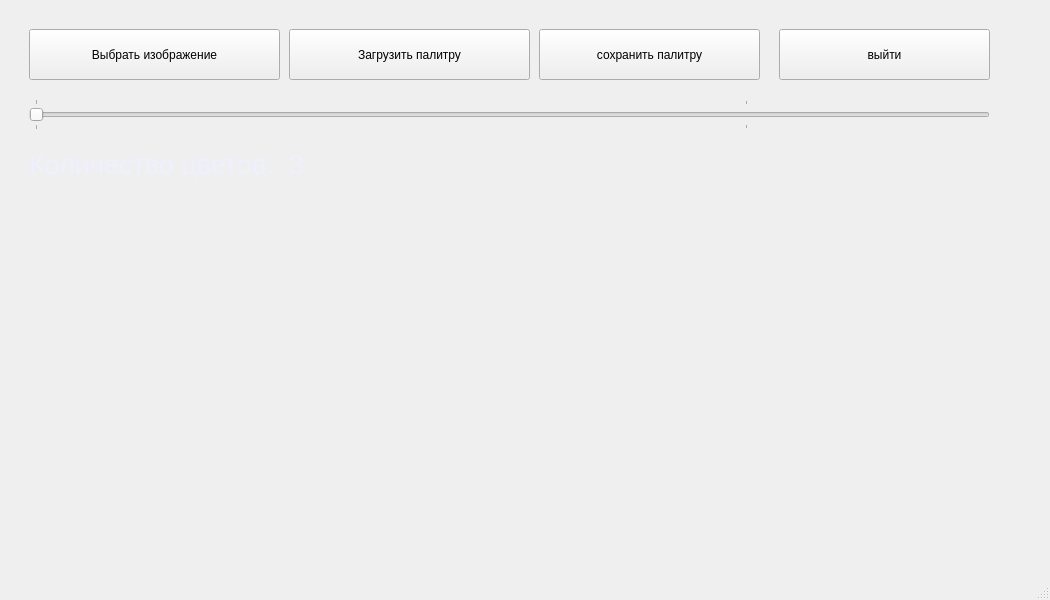
<?xml version="1.0" encoding="UTF-8"?>
<ui version="4.0">
 <class>MainWindow</class>
 <widget class="QMainWindow" name="MainWindow">
  <property name="geometry">
   <rect>
    <x>0</x>
    <y>0</y>
    <width>1050</width>
    <height>600</height>
   </rect>
  </property>
  <property name="minimumSize">
   <size>
    <width>1050</width>
    <height>600</height>
   </size>
  </property>
  <property name="windowTitle">
   <string>Генерация палитры</string>
  </property>
  <widget class="QWidget" name="centralwidget">
   <layout class="QHBoxLayout" name="horizontalLayout">
    <item>
     <widget class="QWidget" name="widget" native="true">
      <widget class="QPushButton" name="selectButton">
       <property name="geometry">
        <rect>
         <x>20</x>
         <y>20</y>
         <width>251</width>
         <height>51</height>
        </rect>
       </property>
       <property name="text">
        <string>Выбрать изображение</string>
       </property>
      </widget>
      <widget class="QPushButton" name="saveButton">
       <property name="geometry">
        <rect>
         <x>530</x>
         <y>20</y>
         <width>221</width>
         <height>51</height>
        </rect>
       </property>
       <property name="text">
        <string>сохранить палитру</string>
       </property>
      </widget>
      <widget class="QPushButton" name="exitButton">
       <property name="geometry">
        <rect>
         <x>770</x>
         <y>20</y>
         <width>211</width>
         <height>51</height>
        </rect>
       </property>
       <property name="text">
        <string>выйти</string>
       </property>
      </widget>
      <widget class="QSlider" name="horizontalSlider">
       <property name="geometry">
        <rect>
         <x>20</x>
         <y>90</y>
         <width>961</width>
         <height>31</height>
        </rect>
       </property>
       <property name="minimum">
        <number>3</number>
       </property>
       <property name="maximum">
        <number>15</number>
       </property>
       <property name="orientation">
        <enum>Qt::Horizontal</enum>
       </property>
       <property name="tickPosition">
        <enum>QSlider::TicksBothSides</enum>
       </property>
       <property name="tickInterval">
        <number>9</number>
       </property>
      </widget>
      <widget class="QLabel" name="label">
       <property name="geometry">
        <rect>
         <x>20</x>
         <y>130</y>
         <width>291</width>
         <height>51</height>
        </rect>
       </property>
       <property name="palette">
        <palette>
         <active>
          <colorrole role="WindowText">
           <brush brushstyle="SolidPattern">
            <color alpha="255">
             <red>203</red>
             <green>203</green>
             <blue>217</blue>
            </color>
           </brush>
          </colorrole>
          <colorrole role="Button">
           <brush brushstyle="SolidPattern">
            <color alpha="255">
             <red>45</red>
             <green>134</green>
             <blue>217</blue>
            </color>
           </brush>
          </colorrole>
          <colorrole role="Window">
           <brush brushstyle="SolidPattern">
            <color alpha="255">
             <red>22</red>
             <green>14</green>
             <blue>14</blue>
            </color>
           </brush>
          </colorrole>
         </active>
         <inactive>
          <colorrole role="WindowText">
           <brush brushstyle="SolidPattern">
            <color alpha="255">
             <red>239</red>
             <green>239</green>
             <blue>255</blue>
            </color>
           </brush>
          </colorrole>
          <colorrole role="Button">
           <brush brushstyle="SolidPattern">
            <color alpha="255">
             <red>45</red>
             <green>134</green>
             <blue>217</blue>
            </color>
           </brush>
          </colorrole>
          <colorrole role="Window">
           <brush brushstyle="SolidPattern">
            <color alpha="255">
             <red>203</red>
             <green>203</green>
             <blue>217</blue>
            </color>
           </brush>
          </colorrole>
         </inactive>
         <disabled>
          <colorrole role="WindowText">
           <brush brushstyle="SolidPattern">
            <color alpha="255">
             <red>120</red>
             <green>120</green>
             <blue>120</blue>
            </color>
           </brush>
          </colorrole>
          <colorrole role="Button">
           <brush brushstyle="SolidPattern">
            <color alpha="255">
             <red>45</red>
             <green>134</green>
             <blue>217</blue>
            </color>
           </brush>
          </colorrole>
          <colorrole role="Window">
           <brush brushstyle="SolidPattern">
            <color alpha="255">
             <red>203</red>
             <green>203</green>
             <blue>217</blue>
            </color>
           </brush>
          </colorrole>
         </disabled>
        </palette>
       </property>
       <property name="font">
        <font>
         <family>Cantarell</family>
         <pointsize>20</pointsize>
         <weight>50</weight>
         <bold>false</bold>
         <strikeout>false</strikeout>
         <stylestrategy>PreferDefault</stylestrategy>
         <kerning>true</kerning>
        </font>
       </property>
       <property name="text">
        <string>Количество цветов:</string>
       </property>
      </widget>
      <widget class="QLabel" name="numbers">
       <property name="geometry">
        <rect>
         <x>280</x>
         <y>130</y>
         <width>181</width>
         <height>51</height>
        </rect>
       </property>
       <property name="palette">
        <palette>
         <active>
          <colorrole role="WindowText">
           <brush brushstyle="SolidPattern">
            <color alpha="255">
             <red>203</red>
             <green>203</green>
             <blue>217</blue>
            </color>
           </brush>
          </colorrole>
          <colorrole role="Button">
           <brush brushstyle="SolidPattern">
            <color alpha="255">
             <red>45</red>
             <green>134</green>
             <blue>217</blue>
            </color>
           </brush>
          </colorrole>
          <colorrole role="Window">
           <brush brushstyle="SolidPattern">
            <color alpha="255">
             <red>22</red>
             <green>14</green>
             <blue>14</blue>
            </color>
           </brush>
          </colorrole>
         </active>
         <inactive>
          <colorrole role="WindowText">
           <brush brushstyle="SolidPattern">
            <color alpha="255">
             <red>239</red>
             <green>239</green>
             <blue>255</blue>
            </color>
           </brush>
          </colorrole>
          <colorrole role="Button">
           <brush brushstyle="SolidPattern">
            <color alpha="255">
             <red>45</red>
             <green>134</green>
             <blue>217</blue>
            </color>
           </brush>
          </colorrole>
          <colorrole role="Window">
           <brush brushstyle="SolidPattern">
            <color alpha="255">
             <red>203</red>
             <green>203</green>
             <blue>217</blue>
            </color>
           </brush>
          </colorrole>
         </inactive>
         <disabled>
          <colorrole role="WindowText">
           <brush brushstyle="SolidPattern">
            <color alpha="255">
             <red>120</red>
             <green>120</green>
             <blue>120</blue>
            </color>
           </brush>
          </colorrole>
          <colorrole role="Button">
           <brush brushstyle="SolidPattern">
            <color alpha="255">
             <red>45</red>
             <green>134</green>
             <blue>217</blue>
            </color>
           </brush>
          </colorrole>
          <colorrole role="Window">
           <brush brushstyle="SolidPattern">
            <color alpha="255">
             <red>203</red>
             <green>203</green>
             <blue>217</blue>
            </color>
           </brush>
          </colorrole>
         </disabled>
        </palette>
       </property>
       <property name="font">
        <font>
         <family>Cantarell</family>
         <pointsize>20</pointsize>
         <weight>50</weight>
         <bold>false</bold>
         <strikeout>false</strikeout>
         <stylestrategy>PreferDefault</stylestrategy>
         <kerning>true</kerning>
        </font>
       </property>
       <property name="text">
        <string>3</string>
       </property>
      </widget>
      <widget class="QLabel" name="imagelbl">
       <property name="geometry">
        <rect>
         <x>180</x>
         <y>200</y>
         <width>801</width>
         <height>351</height>
        </rect>
       </property>
       <property name="text">
        <string/>
       </property>
      </widget>
      <widget class="QLabel" name="palettelbl">
       <property name="geometry">
        <rect>
         <x>320</x>
         <y>130</y>
         <width>661</width>
         <height>51</height>
        </rect>
       </property>
       <property name="text">
        <string/>
       </property>
      </widget>
      <widget class="QPushButton" name="loadButton">
       <property name="geometry">
        <rect>
         <x>280</x>
         <y>20</y>
         <width>241</width>
         <height>51</height>
        </rect>
       </property>
       <property name="text">
        <string>Загрузить палитру</string>
       </property>
      </widget>
     </widget>
    </item>
   </layout>
  </widget>
  <widget class="QMenuBar" name="menubar">
   <property name="geometry">
    <rect>
     <x>0</x>
     <y>0</y>
     <width>1050</width>
     <height>20</height>
    </rect>
   </property>
  </widget>
  <widget class="QStatusBar" name="statusbar"/>
 </widget>
 <resources/>
 <connections/>
</ui>
